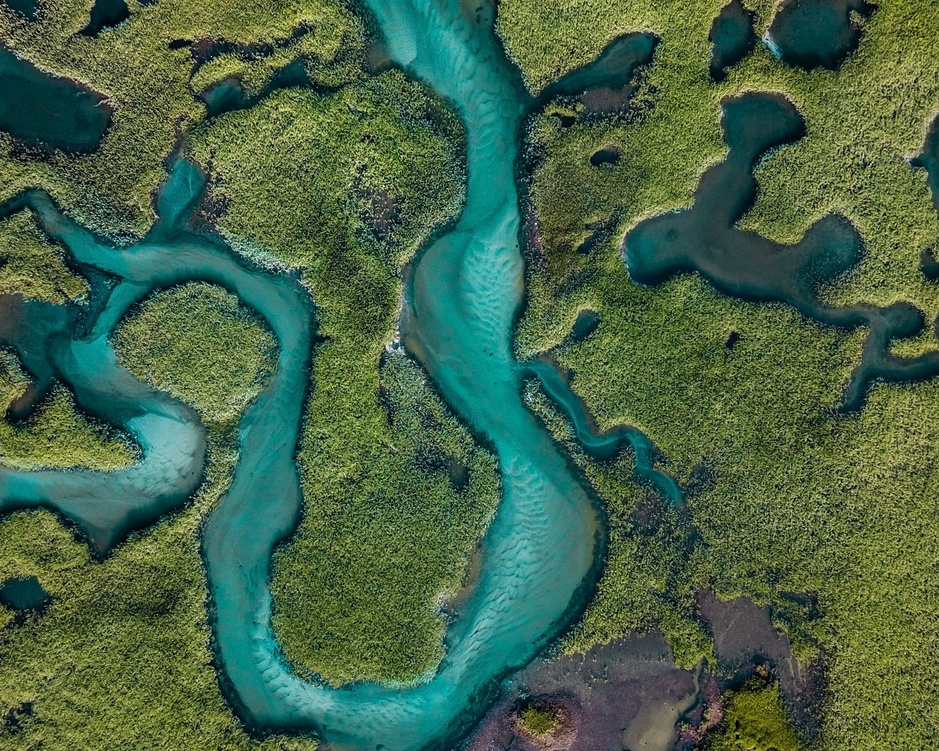
#> input picture 6th-Term/Course-Work/Code/Segmentation_Algorithms/image.jpg, 939 x 751 px, shrunk from 1280 x 1024 before the run
$ python main.py
#> lines starting #> are read from the running program, lines starting #| are printed output that depends on the picture; after the words box and inside, x2 and y2 are one past the last pixel; in counts of white or black regions, pixels touching at a corner belong together
### 6th-Term/Course-Work/Code/Segmentation_Algorithms/edge_detection.py
import cv2
import numpy as np


def apply_roberts_operator(image_path, lower_bound):
#> called with image_path = 'image.jpg', lower_bound = 250
    image = cv2.imread(image_path, cv2.IMREAD_GRAYSCALE)
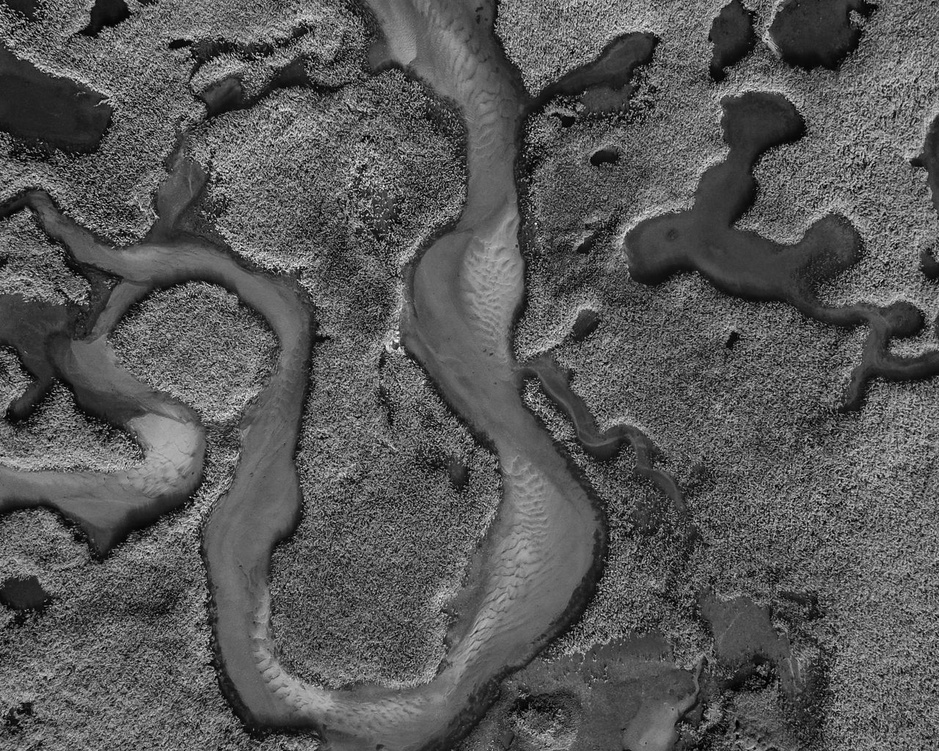
#> image: shape (751, 939); min 0, max 255, mean 87.6
    roberts_x = np.array([[1, 0],
                          [0, 1]], dtype=np.float32)
    roberts_y = np.array([[0, -1],
                          [-1, 0]], dtype=np.float32)
    edges_x = cv2.filter2D(image, -1, roberts_x).astype(np.float32)
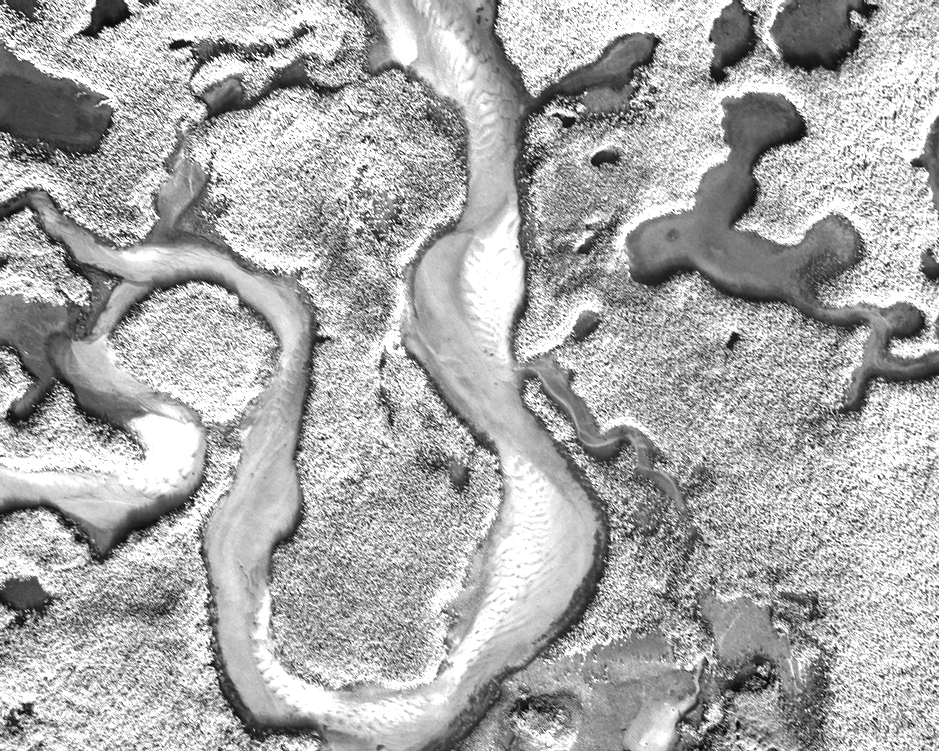
#> edges_x: shape (751, 939) float32; min 1, max 255, mean 170.9
    edges_y = cv2.filter2D(image, -1, roberts_y).astype(np.float32)
#> edges_y: shape (751, 939) float32; every value is 0
    edges = cv2.sqrt(cv2.pow(edges_x, 2) + cv2.pow(edges_y, 2))
    _, binary_image = cv2.threshold(edges, lower_bound, 255, cv2.THRESH_BINARY)
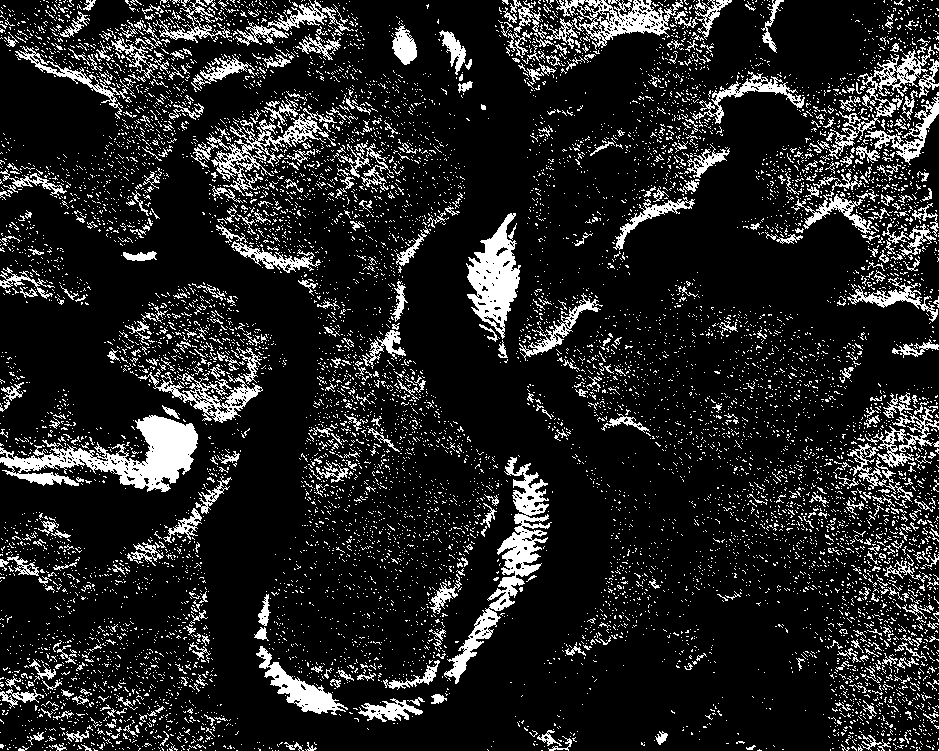
#> binary_image: shape (751, 939) float32; 13.9% white; 10325 white regions (9772 under 20 px), largest, box (x1, y1, x2, y2) and area: (0, 415, 198, 492) 5967, (444, 457, 552, 684) 4352, (466, 213, 521, 339) 3383

    return binary_image


def apply_prewitt_operator(image_path, lower_bound):
#> called with image_path = 'image.jpg', lower_bound = 100
    image = cv2.imread(image_path, cv2.IMREAD_GRAYSCALE)
    prewitt_x = np.array([[-1, -1, -1],
                          [0, 0, 0],
                          [1, 1, 1]], dtype=np.float32)
    prewitt_y = np.array([[1, 0, -1],
                          [1, 0, -1],
                          [1, 0, -1]], dtype=np.float32)
    edges_x = cv2.filter2D(image, -1, prewitt_x).astype(np.float32)
    edges_y = cv2.filter2D(image, -1, prewitt_y).astype(np.float32)
    edges = cv2.sqrt(cv2.pow(edges_x, 2) + cv2.pow(edges_y, 2))
    _, binary_image = cv2.threshold(edges, lower_bound, 255, cv2.THRESH_BINARY)
#> binary_image: shape (751, 939) float32; 21.8% white in thin lines or dots
    return cv2.erode(cv2.dilate(binary_image, np.ones((5, 5), np.uint8), iterations=1) , np.ones((5, 5), np.uint8), iterations=1)
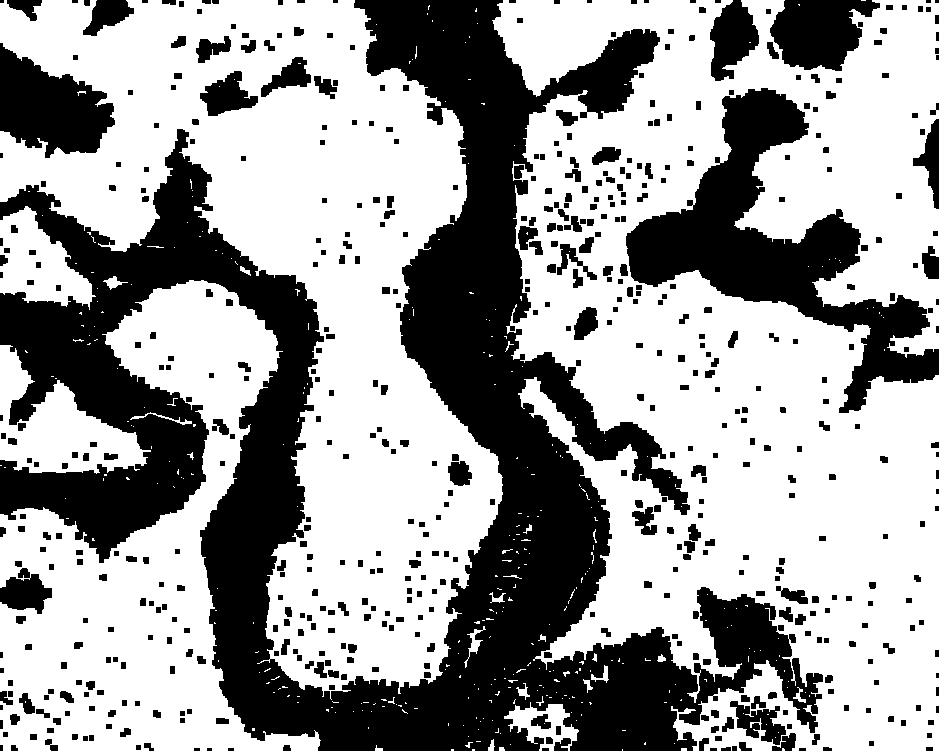
#> returned value: shape (751, 939) float32; 62.1% white; 567 black regions (24 under 20 px), largest, box (x1, y1, x2, y2) and area: (0, 0, 823, 751) 188985, (626, 88, 939, 413) 29192, (0, 43, 115, 158) 8078


def apply_sobel_operator(image_path, lower_bound):
#> called with image_path = 'image.jpg', lower_bound = 140
    image = cv2.imread(image_path, cv2.IMREAD_GRAYSCALE)
    sobel_x = np.array([[-1, -2, -1],
                          [0, 0, 0],
                          [1, 2, 1]], dtype=np.float32)
    sobel_y = np.array([[1, 0, -1],
                          [2, 0, -2],
                          [1, 0, -1]], dtype=np.float32)
    edges_x = cv2.filter2D(image, -1, sobel_x).astype(np.float32)
    edges_y = cv2.filter2D(image, -1, sobel_y).astype(np.float32)
    edges = cv2.sqrt(cv2.pow(edges_x, 2) + cv2.pow(edges_y, 2))
    _, binary_image = cv2.threshold(edges, lower_bound, 255, cv2.THRESH_BINARY)
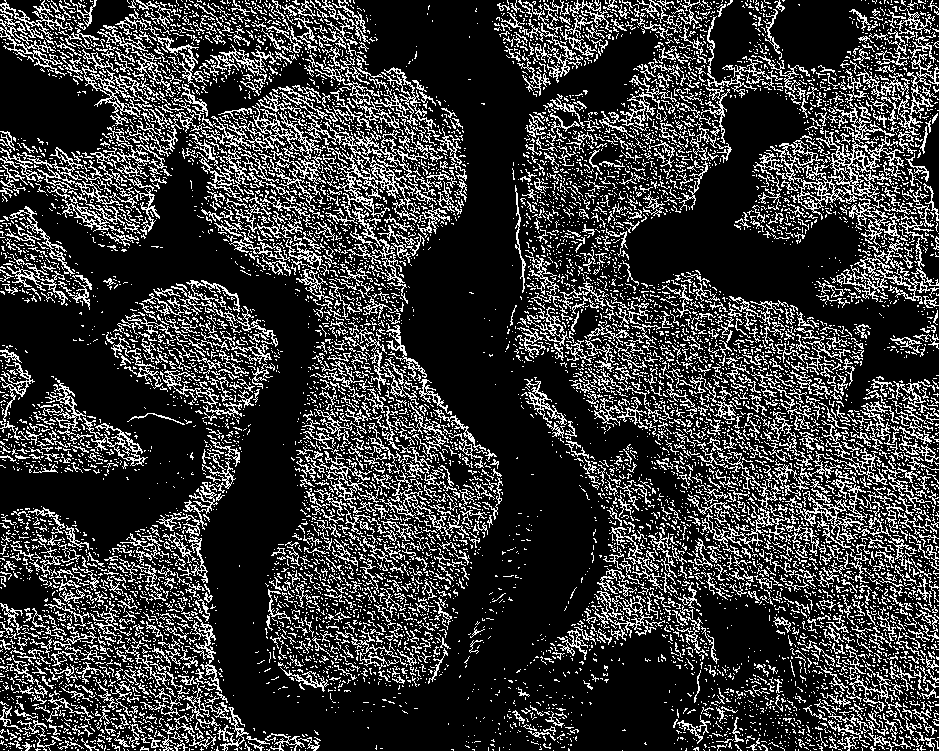
#> binary_image: shape (751, 939) float32; 22.3% white in thin lines or dots
    return binary_image

### 6th-Term/Course-Work/Code/Segmentation_Algorithms/threshold_algorithms.py
import cv2
import numpy as np


def threshold_segmentation(image_path, lower_threshold, upper_threshold):
#> called with image_path = 'image.jpg', lower_threshold = 129, upper_threshold = 255
    image = cv2.imread(image_path, cv2.IMREAD_GRAYSCALE)
    _, thresholded = cv2.threshold(image, lower_threshold, upper_threshold, cv2.THRESH_BINARY)
#> thresholded: shape (751, 939); 15.4% white in thin lines or dots
    return thresholded


def niblack_thresholding(image_path, window_size, k):
#> called with image_path = 'image.jpg', window_size = 5, k = 0.5
    gray = cv2.imread(image_path, cv2.IMREAD_GRAYSCALE)
    thresholded_image = np.copy(gray)
    half_window = window_size // 2

    for i in range(half_window, gray.shape[0] - half_window):
        for j in range(half_window, gray.shape[1] - half_window):
            window = gray[i - half_window: i + half_window + 1, j - half_window: j + half_window + 1]
            mean = np.mean(window)
            std_dev = np.std(window)
            threshold = mean + k * std_dev
            if gray[i, j] > threshold:
                thresholded_image[i, j] = 255
            else:
                thresholded_image[i, j] = 0
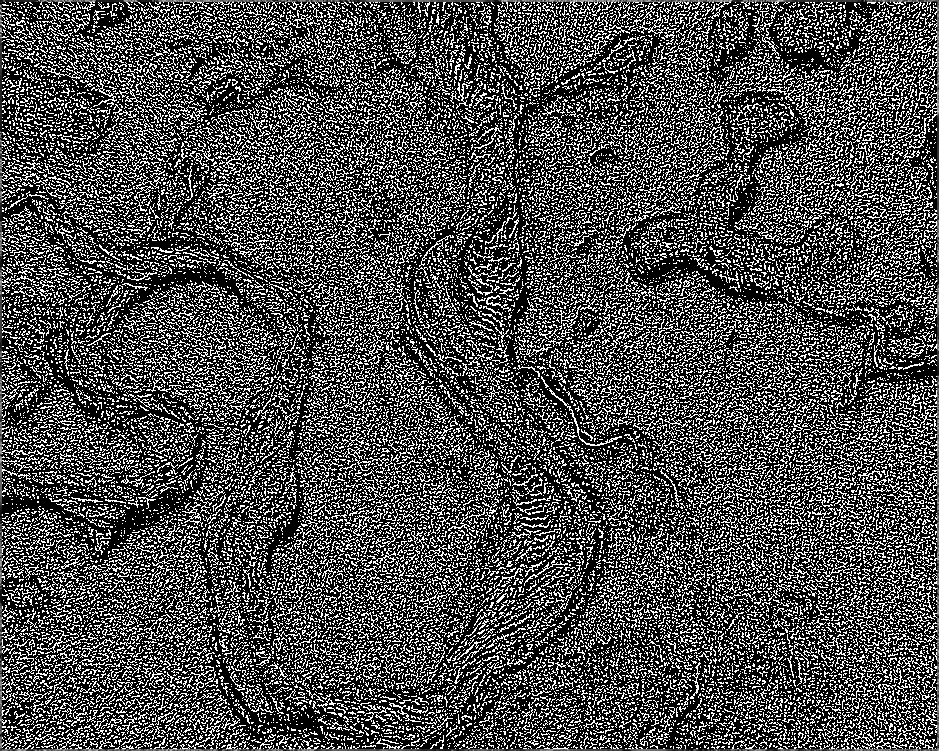
#> thresholded_image: shape (751, 939); min 0, max 255, mean 75.8

    return thresholded_image

### 6th-Term/Course-Work/Code/Segmentation_Algorithms/main.py
import cv2

import edge_detection
import threshold_algorithms


result = edge_detection.apply_roberts_operator('image.jpg', 250)
cv2.imshow('Roberts', result)
cv2.waitKey(0)
cv2.destroyAllWindows()
result = edge_detection.apply_prewitt_operator('image.jpg', 100)
cv2.imshow('Prewitt', result)
cv2.waitKey(0)
cv2.destroyAllWindows()
result = edge_detection.apply_sobel_operator('image.jpg', 140)
cv2.imshow('Sobel', result)
cv2.waitKey(0)
cv2.destroyAllWindows()


result = threshold_algorithms.threshold_segmentation('image.jpg', 129, 255)
cv2.imshow('Threshold Algorithm', result)
cv2.waitKey(0)
cv2.destroyAllWindows()
result = threshold_algorithms.niblack_thresholding('image.jpg', 5, 0.5)
cv2.imshow('Niblack', result)

cv2.waitKey(0)
cv2.destroyAllWindows()
